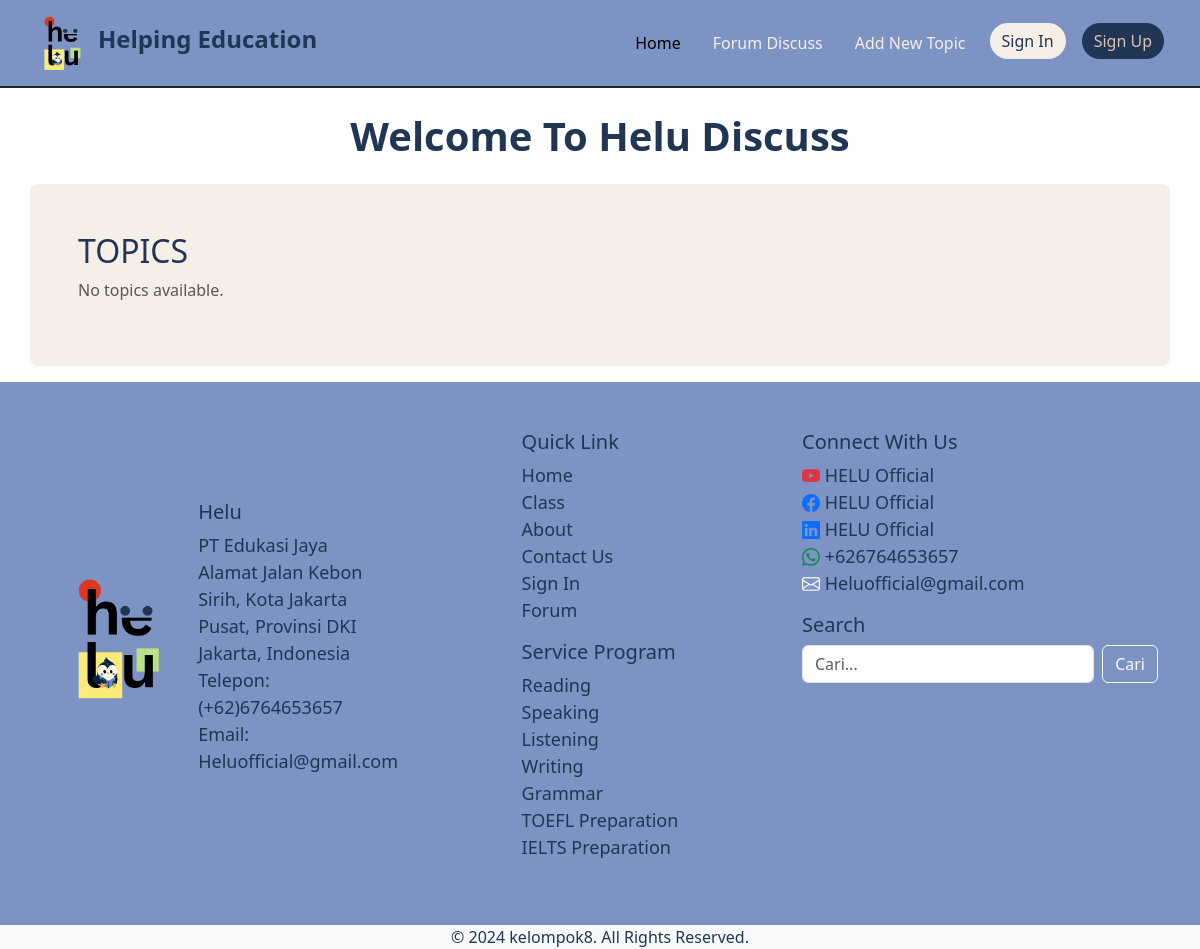
Before: /forum/ with the older database file.
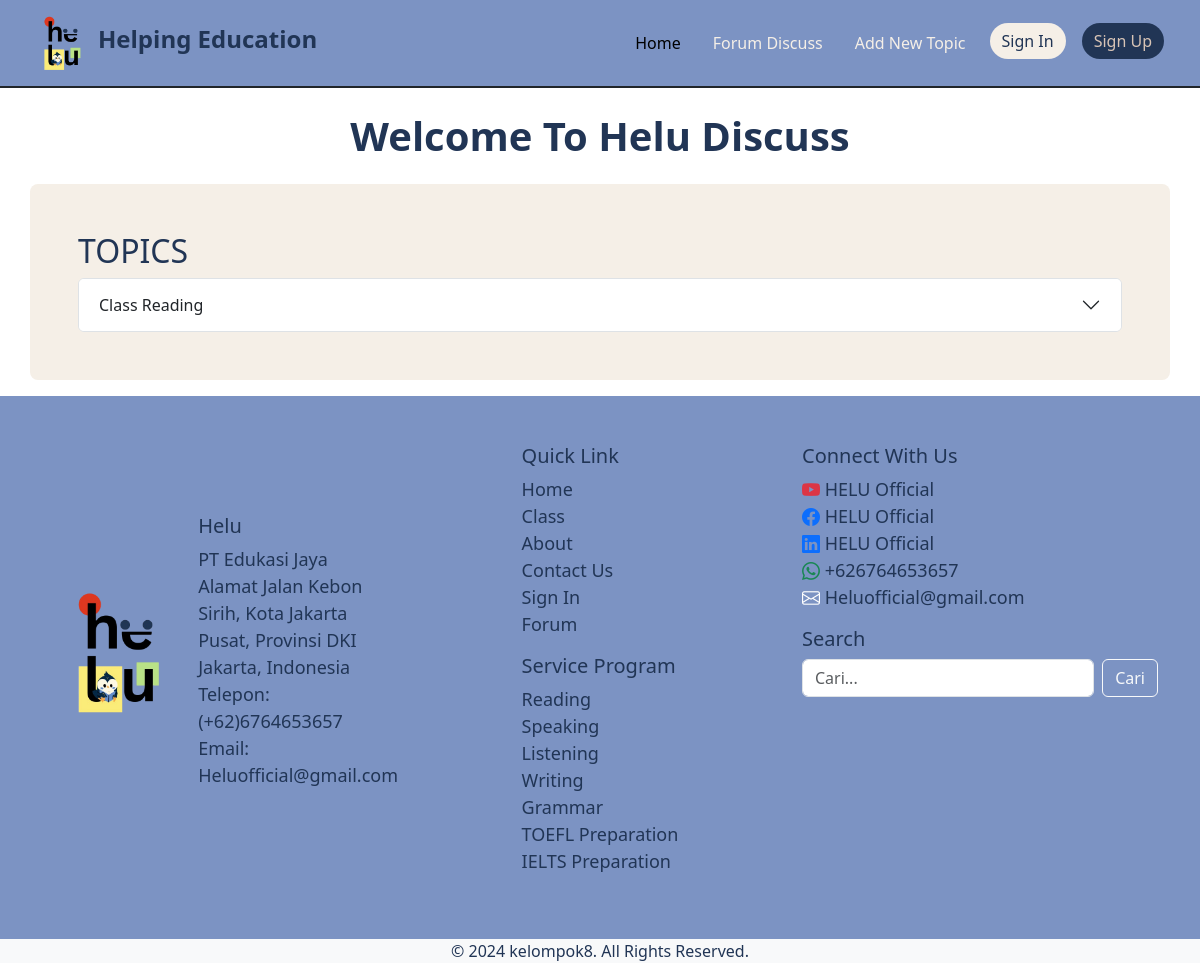
After: the same page with the newer database file.
### forum_discuss/models.py (models this page shows, shortened)
class Topic(models.Model):
    title = models.CharField(max_length=200)
    description = models.TextField()
    created_at = models.DateTimeField(auto_now_add=True)
    created_by = models.ForeignKey(User, on_delete=models.CASCADE)

### forum_discuss/views.py (the view, shortened to what this page needs)
# urls.py: path('', views.topic_list, name='topic_list'),
def topic_list(request):
    topics = Topic.objects.all()
    return render(request, 'forum/topic_list.html', {'topics': topics})

### templates/forum/topic_list.html (shortened to what this page needs)
{% extends 'topicBase.html' %}
{% load static %}
{% block content %}
<h1 class="text-center color-dark fw-bolder p-2 mt-3">Welcome To Helu Discuss</h1>
<div class="container my-3 bg-light1 p-5 rounded-3 color-dark" >
    <h2 class="color-dark">TOPICS</h2>
    {% if topics %}
        <div class="accordion" id="topicsAccordion">
            {% for topic in topics %}
                <div class="accordion-item">
                    <h2 class="accordion-header" id="heading{{ topic.id }}">
                        <button class="accordion-button collapsed" type="button" data-bs-toggle="collapse" data-bs-target="#collapse{{ topic.id }}" aria-expanded="false" aria-controls="collapse{{ topic.id }}">
                            {{ topic.title }}
                        </button>
                    </h2>
                </div>
            {% endfor %}
        </div>
    {% else %}
        <p class="text-muted">No topics available.</p>
    {% endif %}
</div>
{% endblock content %}

Changed rows visible on the page:
added Topic: title "Class Reading"
Other visible differences:
text no longer shown: "No topics available."
